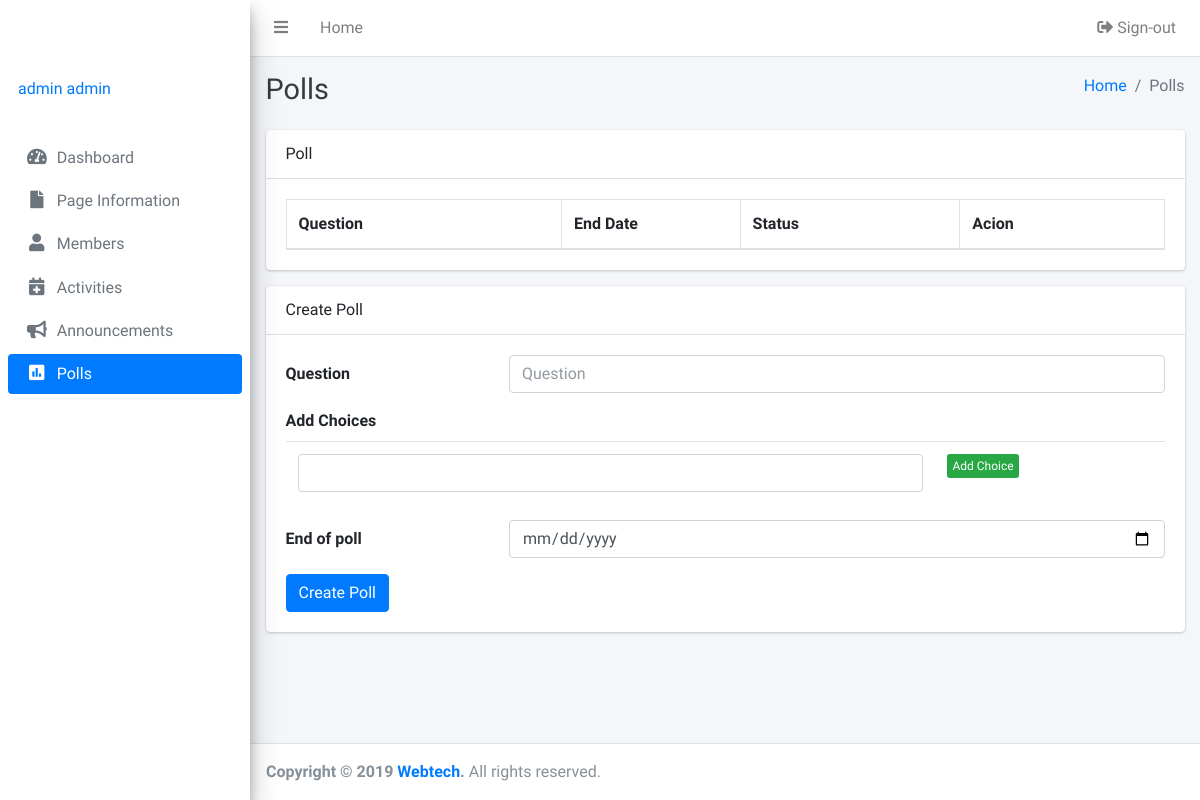
Page /admins/poll.php (signed in) on the earlier database version.
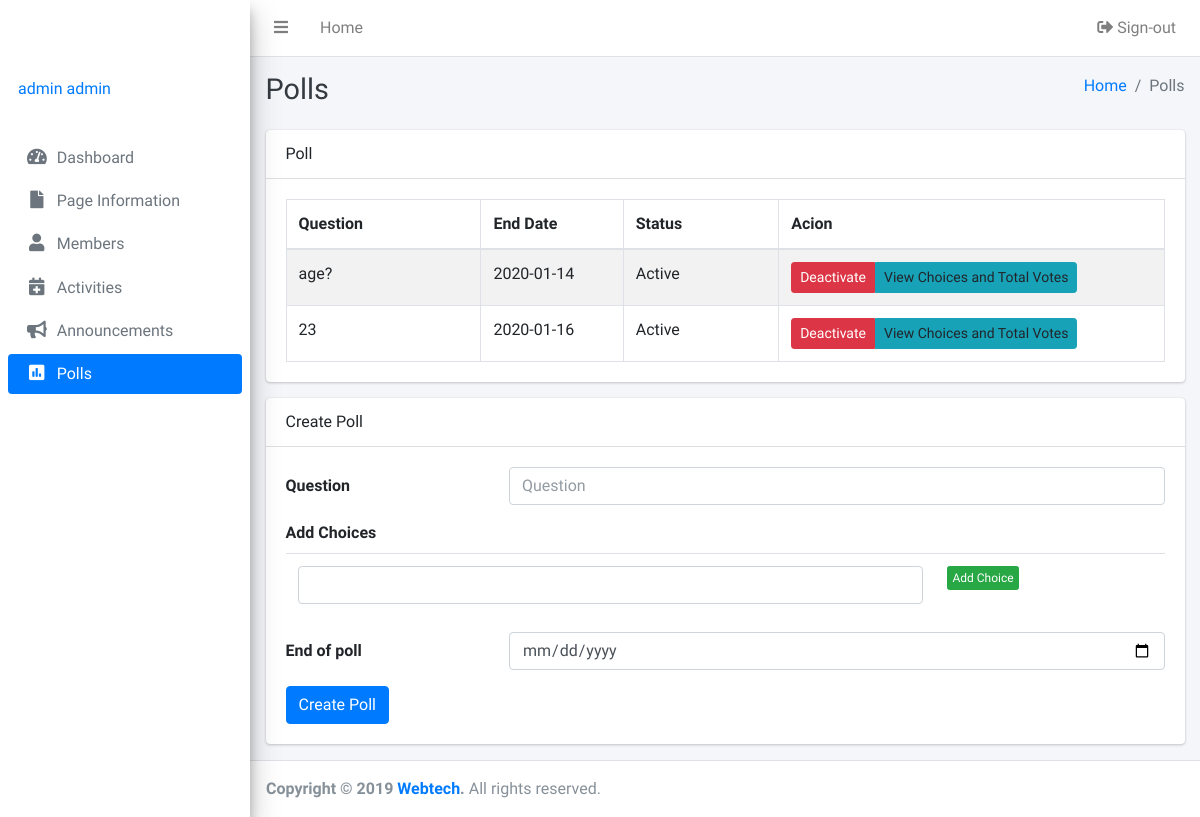
Same page on the later database version.
### tables this page shows
CREATE TABLE IF NOT EXISTS `accounts` (
  `id` int(255) NOT NULL AUTO_INCREMENT,
  `firstname` varchar(255) NOT NULL,
  `lastname` varchar(255) NOT NULL,
  `username` varchar(255) NOT NULL,
  `email` varchar(255) NOT NULL,
  `password` varchar(255) NOT NULL,
  `role` enum('super','admin') NOT NULL,
  `status` enum('Enabled','Disabled') NOT NULL,
  PRIMARY KEY (`id`),
  UNIQUE KEY `username` (`username`)
);

CREATE TABLE IF NOT EXISTS `pollquestion` (
  `id` int(255) NOT NULL AUTO_INCREMENT,
  `question` varchar(255) NOT NULL,
  `endofdate` varchar(255) DEFAULT NULL,
  `status` enum('Active','Inactive') NOT NULL,
  PRIMARY KEY (`id`)
);

### admins/inc/session.php (called while the page is built, shortened)
<?php
	include 'inc/db.php';;
	if(isset($_SESSION['admin'])){
		$sql = mysqli_query($db, "SELECT * FROM accounts where `username` = '".$_SESSION['admin']."'");
		$user = mysqli_fetch_assoc($sql);
	} else {
		header('location: login.php');
		exit();
	}
?>

### admins/poll.php (the view, shortened to what this page needs)
<?php
  include 'inc/session.php';
  include 'inc/header.php';
  include 'inc/db.php';
 ?>
<?php
$link = "Polls";
?>
<body class="hold-transition sidebar-mini">
<div class="wrapper">
<?php include 'inc/navbar.php'; ?>
  <div class="content-wrapper">
    <div class="content-header">
      <div class="container-fluid">
        <div class="row mb-2">
          <div class="col-sm-6">
            <h1 class="m-0 text-dark">Polls</h1>
          </div>
          <div class="col-sm-6">
            <ol class="breadcrumb float-sm-right">
              <li class="breadcrumb-item"><a href="#">Home</a></li>
              <li class="breadcrumb-item active">Polls</li>
            </ol>
          </div>
        </div>
      </div>
    </div>
    <div class="content">
      <div class="container-fluid">
         <div class="row">
          <div class="col-12">
            <div class="card">
              <div class="card-header">
               Poll
              </div>
              <div class="card-body">
                <table class="table table-bordered table-striped display">
                  <thead>
                  <tr>
                    <th width="50">Question</th>
                    <th width="50">End Date</th>
                    <th width="50">Status</th>
                    <th width="50">Acion</th>
                  </tr>
                  </thead>
                  <tbody>
                  <?php
                  $sql = mysqli_query($db, "SELECT * FROM pollquestion");
                  while ($row = mysqli_fetch_array($sql)) {
                        ?>
                  <tr>
                    <td><?php echo $row['question'];?></td>
                    <td><?php echo $row['endofdate'];?></td>
                    <td><?php echo $row['status'];?></td>
                    <td>
                     <div class="btn-group btn-group-sm">
                      <a href='questiondelete.php?id=<?php echo $row['id']; ?>' class="btn btn-danger">Deactivate</a>
                      <a data-toggle="modal" data-target='#view<?php echo $row['id']; ?>' class="btn btn-info btn-sm m-0">View Choices and Total Votes</a>
                     </div>
                    </td>
                  </tr>
                  <?php   } ?>
                  </tbody>
                </table>
              </div>
            </div>
          </div>
        </div>
         <div class="row">
          <div class="col-12">
            <div class="card">
              <div class="card-header">
               Create Poll
              </div>
              <div class="card-body">
               <form class="form-horizontal" action="poll.php" method="post" >
                  <div class="form-group row">
                    <label for="inputEmail3" class="col-sm-3 col-form-label">Question</label>
                    <div class="col-sm-9">
                      <input type="text" class="form-control" placeholder="Question" name="question" required>
                    </div>
                  </div>
                  <div class="form-group">
                    <label for="inputEmail3">Add Choices</label>
                  <table id="dynamic_field" class="table table-condensed">
                  <tbody>
                  <tr>
                    <td>
                      <input type="text" class="form-control" name="choice[]" id="choice_1" required>
                    </td>
                    <td>
                    <button type="button" name="add" id="add" class="btn btn-success btn-xs">Add Choice</button>
                    </td>
                  </tr>
                  </tbody>
                </table>
                  <div class="form-group row">
                    <label for="inputEmail3" class="col-sm-3 col-form-label">End of poll</label>
                    <div class="col-sm-9">
                      <input type="date" class="form-control" name="date" required>
                    </div>
                  </div>
                </div>
                  <button type="submit" class="btn btn-primary" name="submit">Create Poll</button>
                  </form>
              </div>
            </div>
          </div>
        </div>
      </div>
    </div>
  </div>
  <?php include 'inc/footer.php'; ?>
</div>
</body>
</html>

### admins/inc/header.php (shortened to what this page needs)
<!DOCTYPE html>
<html lang="en">
<head>
  <link rel="stylesheet" href="plugins/fontawesome-free/css/all.min.css">
  <link rel="stylesheet" href="dist/css/adminlte.min.css">
  <link rel="stylesheet" href="plugins/toastr/toastr.min.css">
</head>

### admins/inc/navbar.php
  <nav class="main-header navbar navbar-expand navbar-white navbar-light">
    <ul class="navbar-nav">
      <li class="nav-item">
        <a class="nav-link" data-widget="pushmenu" href="#"><i class="fas fa-bars"></i></a>
      </li>
      <li class="nav-item d-none d-sm-inline-block">
        <a href="index3.html" class="nav-link">Home</a>
      </li>
    </ul>
    <ul class="navbar-nav ml-auto">
      <li class="nav-item">
        <a class="nav-link" href="logout.php"><i class="nav-icon fas fa-sign-out-alt"></i> Sign-out</a>
      </li>
    </ul>
  </nav>
  <aside class="main-sidebar sidebar-gray elevation-4">
    <a href="index3.html" class="brand-link">
      <span class="brand-text font-weight-light">OrgIT</span>
    </a>
    <div class="sidebar">
      <div class="user-panel mt-3 pb-3 mb-3 d-flex">
        <div class="info">
          <a href="#" class="d-block"><?php echo $user['firstname']. ' '.$user['lastname']; ?></a>
        </div>
      </div>
<?php if($user['role'] == 'super'): ?>
      <nav class="mt-2">
        <ul class="nav nav-pills nav-sidebar flex-column" data-widget="treeview" role="menu" data-accordion="false">
          <li class="nav-item">
            <a href="index.php" class="nav-link <?php if($link == 'Dashboard') {echo 'active';} ?>">
              <i class="nav-icon fas fa-tachometer-alt"></i>
              <p>
                Dashboard
              </p>
            </a>
          </li>
          <li class="nav-item">
            <a href="page.php" class="nav-link <?php if($link == 'Information') {echo 'active';} ?>">
              <i class="nav-icon fas fa-file"></i>
              <p>
                Page Information
              </p>
            </a>
          </li>
          <li class="nav-item">
            <a href="allaccounts.php" class="nav-link <?php if($link == 'Accounts') {echo 'active';} ?>">
              <i class="nav-icon fas fa-users"></i>
              <p>
                All Accounts
              </p>
            </a>
          </li>
          <li class="nav-item">
            <a href="activities.php" class="nav-link <?php if($link == 'Activities') {echo 'active';} ?>">
              <i class="nav-icon fas fa-calendar-plus"></i>
              <p>
                Activities
              </p>
            </a>
          </li>
          <li class="nav-item">
            <a href="announcements.php" class="nav-link <?php if($link == 'Announcements') {echo 'active';} ?>">
              <i class="nav-icon fas fa-bullhorn"></i>
              <p>
                Announcements
              </p>
            </a>
          </li>
          <li class="nav-item">
            <a href="poll.php" class="nav-link <?php if($link == 'Polls') {echo 'active';} ?>">
              <i class="nav-icon fas fa-poll"></i>
              <p>
                Polls
              </p>
            </a>
          </li>
          <li class="nav-item">
            <a href="semester.php" class="nav-link <?php if($link == 'Semester') {echo 'active';} ?>">
              <i class="nav-icon fas fa-cog"></i>
              <p>
                Settings
              </p>
            </a>
          </li>
        </ul>
      </nav>
  <?php else: ?>
      <nav class="mt-2">
        <ul class="nav nav-pills nav-sidebar flex-column" data-widget="treeview" role="members" data-accordion="false">
          <li class="nav-item">
            <a href="index.php" class="nav-link <?php if($link == 'Dashboard') {echo 'active';} ?>">
              <i class="nav-icon fas fa-tachometer-alt"></i>
              <p>
                Dashboard
              </p>
            </a>
          </li>
          <li class="nav-item">
            <a href="page.php" class="nav-link <?php if($link == 'Information') {echo 'active';} ?>">
              <i class="nav-icon fas fa-file"></i>
              <p>
                Page Information
              </p>
            </a>
          </li>
          <li class="nav-item">
            <a href="members.php" class="nav-link <?php if($link == 'Members') {echo 'active';} ?>">
              <i class="nav-icon fas fa-user"></i>
              <p>
                Members
              </p>
            </a>
          </li>
          <li class="nav-item">
            <a href="activities.php" class="nav-link <?php if($link == 'Activities') {echo 'active';} ?>">
              <i class="nav-icon fas fa-calendar-plus"></i>
              <p>
                Activities
              </p>
            </a>
          </li>
          <li class="nav-item">
            <a href="announcements.php" class="nav-link <?php if($link == 'Announcements') {echo 'active';} ?>">
              <i class="nav-icon fas fa-bullhorn"></i>
              <p>
                Announcements
              </p>
            </a>
          </li>
          <li class="nav-item">
            <a href="poll.php" class="nav-link <?php if($link == 'Polls') {echo 'active';} ?>">
              <i class="nav-icon fas fa-poll"></i>
              <p>
                Polls
              </p>
            </a>
          </li>
        </ul>
      </nav>
  <?php endif ?>
    </div>
  </aside>

### admins/inc/footer.php
<footer class="main-footer">
	<strong>Copyright &copy; 2019 <a href="">Webtech</a>.</strong> All rights reserved.
</footer>

### admins/inc/header.php (style rules this page uses)
p, h1, h2, h3, h4, h5, h6, label, td, dt, dd { user-select: none; -webkit-user-select: none; -khtml-user-select: none; -moz-user-select: none; -ms-user-select: none; }

Differences in the rows shown:
added pollquestion: question "age?", endofdate "2020-01-14", status "Active"
added pollquestion: question "23", endofdate "2020-01-16", status "Active"
